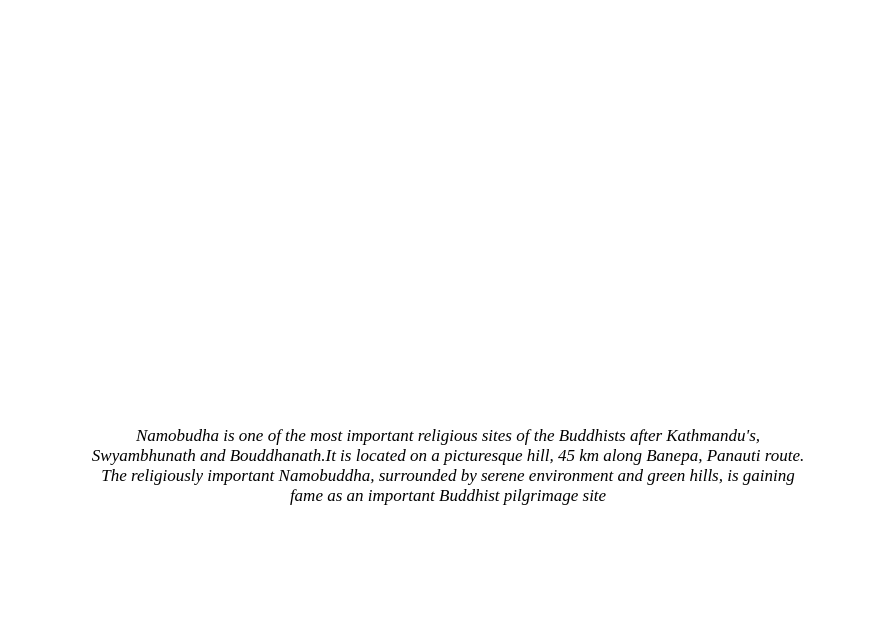
<?xml version="1.0" encoding="UTF-8"?>
<ui version="4.0">
 <class>Namobuddha</class>
 <widget class="QDialog" name="Namobuddha">
  <property name="geometry">
   <rect>
    <x>0</x>
    <y>0</y>
    <width>892</width>
    <height>625</height>
   </rect>
  </property>
  <property name="windowTitle">
   <string>Dialog</string>
  </property>
  <property name="styleSheet">
   <string notr="true">background:white;
color:black;</string>
  </property>
  <layout class="QGridLayout" name="gridLayout">
   <item row="1" column="0" colspan="2">
    <widget class="QLabel" name="label">
     <property name="font">
      <font>
       <family>Times New Roman</family>
       <pointsize>13</pointsize>
       <italic>true</italic>
      </font>
     </property>
     <property name="styleSheet">
      <string notr="true">background:none;</string>
     </property>
     <property name="text">
      <string> Namobudha is one of the most important religious sites of the Buddhists after Kathmandu's,
 Swyambhunath and Bouddhanath.It is located on a picturesque hill, 45 km along Banepa, Panauti route. 
 The religiously important Namobuddha, surrounded by serene environment and green hills, is gaining
 fame as an important Buddhist pilgrimage site</string>
     </property>
     <property name="alignment">
      <set>Qt::AlignCenter</set>
     </property>
    </widget>
   </item>
   <item row="0" column="0" colspan="2">
    <layout class="QHBoxLayout" name="horizontalLayout">
     <item>
      <widget class="QLabel" name="label_3">
       <property name="styleSheet">
        <string notr="true">border-image: url(:/image preview/images/namobuddha.png);</string>
       </property>
       <property name="text">
        <string/>
       </property>
      </widget>
     </item>
     <item>
      <widget class="QLabel" name="label_2">
       <property name="styleSheet">
        <string notr="true">border-image: url(:/image preview/images/namobuddha1.jpg);</string>
       </property>
       <property name="text">
        <string/>
       </property>
      </widget>
     </item>
     <item>
      <widget class="QLabel" name="label_4">
       <property name="styleSheet">
        <string notr="true">border-image: url(:/image preview/images/namobuddha2.jpg);</string>
       </property>
       <property name="text">
        <string/>
       </property>
      </widget>
     </item>
    </layout>
   </item>
  </layout>
 </widget>
 <resources/>
 <connections/>
</ui>
